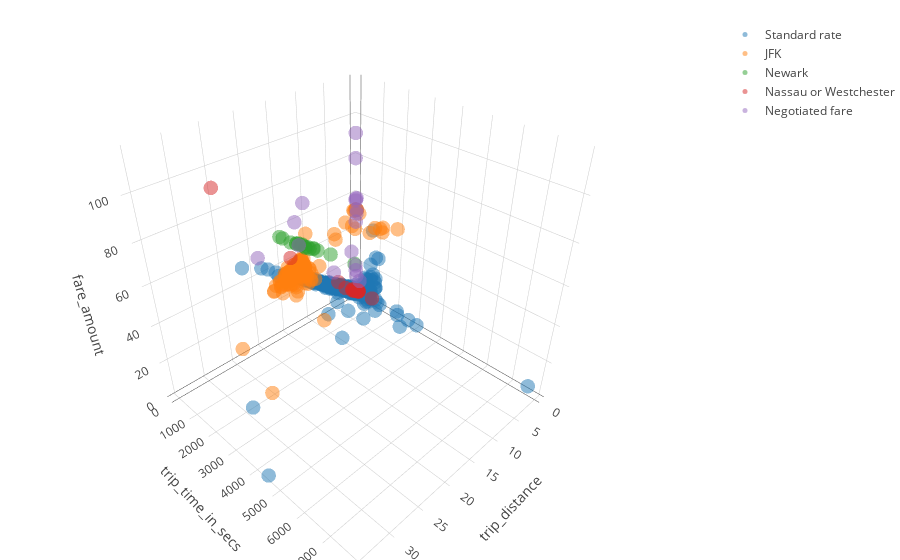

The notebook cell this image was saved under:
### Code cell
# 3D display is also possible but quite heavy for a notebook. Enable it for small clouds of points ...
data = []
x_selection = "trip_distance"
y_selection = "trip_time_in_secs"
z_selection = "fare_amount"
core.scatter_on_groups_3D(groups, x_selection, y_selection, z_selection, group_names=names)

### Figure 1 — Plotly figure (JSON) as saved in the notebook; plotly's stock layout.template omitted (floating-point values rounded to 4 significant figures; data arrays with more than 128 entries replaced by an {"elided": "..."} marker saying what was removed)
{"data": [{"hoverinfo": "none", "marker": {"opacity": 0.5, "size": 5}, "mode": "markers", "name": "Standard rate", "type": "scatter3d", "uid": "bafd3ac0-af7b-11e8-9bf5-6c96cfdef807", "x": {"elided": "12036 float values"}, "y": {"elided": "12036 int values"}, "z": {"elided": "12036 float values"}}, {"hoverinfo": "none", "marker": {"opacity": 0.5, "size": 5}, "mode": "markers", "name": "JFK", "type": "scatter3d", "uid": "bafd3c3c-af7b-11e8-9bf5-6c96cfdef807", "x": {"elided": "206 float values"}, "y": {"elided": "206 int values"}, "z": {"elided": "206 int values"}}, {"hoverinfo": "none", "marker": {"opacity": 0.5, "size": 5}, "mode": "markers", "name": "Newark", "type": "scatter3d", "uid": "bafd3cfa-af7b-11e8-9bf5-6c96cfdef807", "x": [18.23, 18.56, 20.31, 15.23, 17.39, 15.34, 18, 19.1, 15.8, 17.4, 15.9, 16, 17.3, 9.7, 14.8, 0.3, 21, 13.81], "y": [1740, 1740, 1620, 1440, 1680, 1380, 1578, 1632, 1392, 1647, 1799, 1420, 1535, 1018, 1504, 5, 1684, 1440], "z": [67.5, 68, 72, 59, 65.5, 59.5, 66, 68.5, 60, 65, 62, 61, 64.5, 45.5, 59, 20, 74, 56]}, {"hoverinfo": "none", "marker": {"opacity": 0.5, "size": 5}, "mode": "markers", "name": "Nassau or Westchester", "type": "scatter3d", "uid": "bafd3da4-af7b-11e8-9bf5-6c96cfdef807", "x": [0.55, 2.31, 1.22, 1.93, 1.18, 32.84, 7.27, 0.8, 4.3, 2, 1.5, 18.9, 1.1, 3.5, 4.8, 0.5, 2, 0.1, 2.2, 2.3, 0.8, 1.06, 2.8, 1.91, 0.67, 2.57], "y": [180, 420, 360, 420, 360, 2820, 780, 346, 817, 582, 420, 1522, 224, 624, 561, 144, 566, 49, 306, 1356, 120, 240, 780, 360, 240, 720], "z": [4, 9, 6.5, 8.5, 7, 114.5, 24.5, 5.5, 15.5, 9.5, 7.5, 60, 5.5, 13, 15.5, 4, 9, 2.5, 8, 10.5, 4.5, 5.5, 11.5, 7.5, 5, 11]}, {"hoverinfo": "none", "marker": {"opacity": 0.5, "size": 5}, "mode": "markers", "name": "Negotiated fare", "type": "scatter3d", "uid": "bafd3e9e-af7b-11e8-9bf5-6c96cfdef807", "x": [0, 7.68, 0, 0, 0.29, 17.6, 0, 0, 0, 3.9, 0, 19.7, 15.3, 0, 0, 9.3, 17.5, 0], "y": [0, 660, 0, 0, 60, 1440, 0, 43, 40, 872, 26, 95, 1224, 46, 203, 1906, 1553, 0], "z": [92, 30, 58, 57, 80, 75, 45, 58.5, 50, 30, 12, 52, 80, 52, 10, 52, 64.5, 15.5]}], "layout": {"margin": {"b": 0, "l": 0, "r": 0, "t": 20}, "scene": {"xaxis": {"title": "trip_distance"}, "yaxis": {"title": "trip_time_in_secs"}, "zaxis": {"title": "fare_amount"}}}}
